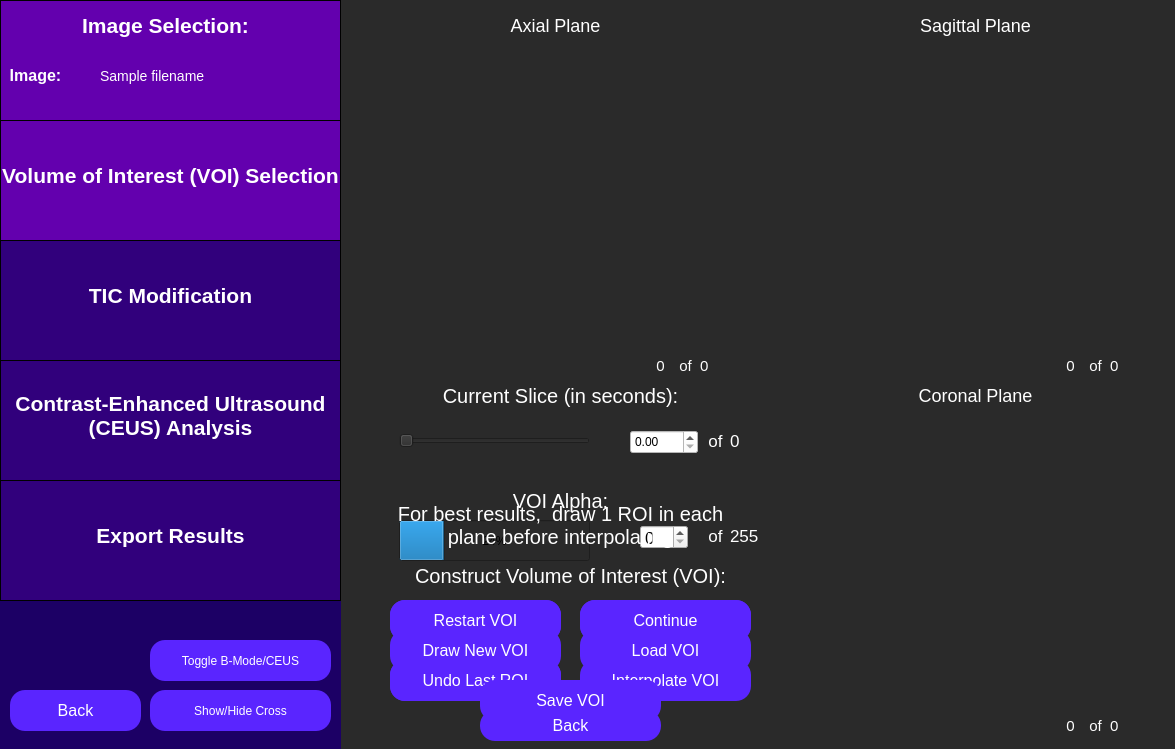
 <widget class="QWidget" name="constructVoi">
  <property name="geometry">
   <rect>
    <x>0</x>
    <y>0</y>
    <width>1175</width>
    <height>749</height>
   </rect>
  </property>
  <property name="windowTitle">
   <string>Select Volume of Interest</string>
  </property>
  <property name="styleSheet">
   <string notr="true">QWidget {
	background: rgb(42, 42, 42);
}</string>
  </property>
  <widget class="QLabel" name="constructVoiLabel">
   <property name="geometry">
    <rect>
     <x>390</x>
     <y>550</y>
     <width>361</width>
     <height>51</height>
    </rect>
   </property>
   <property name="styleSheet">
    <string notr="true">QLabel {
	font-size: 20px;
	color: rgb(255, 255, 255);
	background-color: rgba(255, 255, 255, 0);
}</string>
   </property>
   <property name="text">
    <string>Construct Volume of Interest (VOI):</string>
   </property>
   <property name="textFormat">
    <enum>Qt::AutoText</enum>
   </property>
   <property name="scaledContents">
    <bool>false</bool>
   </property>
   <property name="alignment">
    <set>Qt::AlignCenter</set>
   </property>
   <property name="wordWrap">
    <bool>true</bool>
   </property>
  </widget>
  <widget class="QPushButton" name="drawRoiButton">
   <property name="geometry">
    <rect>
     <x>390</x>
     <y>600</y>
     <width>171</width>
     <height>41</height>
    </rect>
   </property>
   <property name="styleSheet">
    <string notr="true">QPushButton {
	color: white;
	font-size: 16px;
	background: rgb(90, 37, 255);
	border-radius: 15px;
}
QPushButton:checked {
	color:white; 
	font-size: 16px;
	background: rgb(45, 0, 110);
	border-radius: 15px;
}
</string>
   </property>
   <property name="text">
    <string>Draw ROI</string>
   </property>
   <property name="checkable">
    <bool>true</bool>
   </property>
   <property name="checked">
    <bool>false</bool>
   </property>
  </widget>
  <widget class="QPushButton" name="undoLastPtButton">
   <property name="geometry">
    <rect>
     <x>580</x>
     <y>600</y>
     <width>171</width>
     <height>41</height>
    </rect>
   </property>
   <property name="styleSheet">
    <string notr="true">QPushButton {
	color: white;
	font-size: 16px;
	background: rgb(90, 37, 255);
	border-radius: 15px;
}</string>
   </property>
   <property name="text">
    <string>Undo Last Point</string>
   </property>
   <property name="checkable">
    <bool>false</bool>
   </property>
  </widget>
  <widget class="QPushButton" name="interpolateVoiButton">
   <property name="geometry">
    <rect>
     <x>580</x>
     <y>660</y>
     <width>171</width>
     <height>41</height>
    </rect>
   </property>
   <property name="styleSheet">
    <string notr="true">QPushButton {
	color: white;
	font-size: 16px;
	background: rgb(90, 37, 255);
	border-radius: 15px;
}</string>
   </property>
   <property name="text">
    <string>Interpolate VOI</string>
   </property>
   <property name="checkable">
    <bool>false</bool>
   </property>
  </widget>
  <widget class="QPushButton" name="closeRoiButton">
   <property name="geometry">
    <rect>
     <x>390</x>
     <y>660</y>
     <width>171</width>
     <height>41</height>
    </rect>
   </property>
   <property name="styleSheet">
    <string notr="true">QPushButton {
	color: white;
	font-size: 16px;
	background: rgb(90, 37, 255);
	border-radius: 15px;
}</string>
   </property>
   <property name="text">
    <string>Close ROI</string>
   </property>
   <property name="checkable">
    <bool>false</bool>
   </property>
  </widget>
  <widget class="QPushButton" name="redrawRoiButton">
   <property name="geometry">
    <rect>
     <x>390</x>
     <y>660</y>
     <width>171</width>
     <height>41</height>
    </rect>
   </property>
   <property name="styleSheet">
    <string notr="true">QPushButton {
	color: white;
	font-size: 16px;
	background: rgb(90, 37, 255);
	border-radius: 15px;
}</string>
   </property>
   <property name="text">
    <string>Undo Last ROI</string>
   </property>
   <property name="checkable">
    <bool>false</bool>
   </property>
  </widget>
  <widget class="QLabel" name="axialPlaneLabel">
   <property name="geometry">
    <rect>
     <x>420</x>
     <y>0</y>
     <width>271</width>
     <height>51</height>
    </rect>
   </property>
   <property name="styleSheet">
    <string notr="true">QLabel {
	font-size: 18px;
	color: rgb(255, 255, 255);
	background-color: rgba(255, 255, 255, 0);
}</string>
   </property>
   <property name="text">
    <string>Axial Plane</string>
   </property>
   <property name="alignment">
    <set>Qt::AlignCenter</set>
   </property>
   <property name="textInteractionFlags">
    <set>Qt::NoTextInteraction</set>
   </property>
  </widget>
  <widget class="QLabel" name="sagittalPlaneLabel">
   <property name="geometry">
    <rect>
     <x>840</x>
     <y>0</y>
     <width>271</width>
     <height>51</height>
    </rect>
   </property>
   <property name="styleSheet">
    <string notr="true">QLabel {
	font-size: 18px;
	color: rgb(255, 255, 255);
	background-color: rgba(255, 255, 255, 0);
}</string>
   </property>
   <property name="text">
    <string>Sagittal Plane</string>
   </property>
   <property name="alignment">
    <set>Qt::AlignCenter</set>
   </property>
   <property name="textInteractionFlags">
    <set>Qt::NoTextInteraction</set>
   </property>
  </widget>
  <widget class="QLabel" name="coronalPlaneLabel">
   <property name="geometry">
    <rect>
     <x>840</x>
     <y>370</y>
     <width>271</width>
     <height>51</height>
    </rect>
   </property>
   <property name="styleSheet">
    <string notr="true">QLabel {
	font-size: 18px;
	color: rgb(255, 255, 255);
	background-color: rgba(255, 255, 255, 0);
}</string>
   </property>
   <property name="text">
    <string>Coronal Plane</string>
   </property>
   <property name="alignment">
    <set>Qt::AlignCenter</set>
   </property>
   <property name="textInteractionFlags">
    <set>Qt::NoTextInteraction</set>
   </property>
  </widget>
  <widget class="QLabel" name="axialFrameNum">
   <property name="geometry">
    <rect>
     <x>640</x>
     <y>350</y>
     <width>41</width>
     <height>31</height>
    </rect>
   </property>
   <property name="styleSheet">
    <string notr="true">QLabel {
	font-size: 15px;
	color: rgb(255, 255, 255);
	background-color: rgba(255, 255, 255, 0);
}</string>
   </property>
   <property name="text">
    <string>0</string>
   </property>
   <property name="alignment">
    <set>Qt::AlignCenter</set>
   </property>
   <property name="textInteractionFlags">
    <set>Qt::NoTextInteraction</set>
   </property>
  </widget>
  <widget class="QLabel" name="axialTotalFrames">
   <property name="geometry">
    <rect>
     <x>700</x>
     <y>350</y>
     <width>61</width>
     <height>31</height>
    </rect>
   </property>
   <property name="styleSheet">
    <string notr="true">QLabel {
	font-size: 15px;
	color: rgb(255, 255, 255);
	background-color: rgba(255, 255, 255, 0);
}</string>
   </property>
   <property name="text">
    <string>0</string>
   </property>
   <property name="alignment">
    <set>Qt::AlignLeading|Qt::AlignLeft|Qt::AlignVCenter</set>
   </property>
   <property name="textInteractionFlags">
    <set>Qt::NoTextInteraction</set>
   </property>
  </widget>
  <widget class="QLabel" name="axialOfLabel">
   <property name="geometry">
    <rect>
     <x>665</x>
     <y>350</y>
     <width>41</width>
     <height>31</height>
    </rect>
   </property>
   <property name="styleSheet">
    <string notr="true">QLabel {
	font-size: 15px;
	color: rgb(255, 255, 255);
	background-color: rgba(255, 255, 255, 0);
}</string>
   </property>
   <property name="text">
    <string>of</string>
   </property>
   <property name="alignment">
    <set>Qt::AlignCenter</set>
   </property>
   <property name="textInteractionFlags">
    <set>Qt::NoTextInteraction</set>
   </property>
  </widget>
  <widget class="QLabel" name="sagittalFrameNum">
   <property name="geometry">
    <rect>
     <x>1050</x>
     <y>350</y>
     <width>41</width>
     <height>31</height>
    </rect>
   </property>
   <property name="styleSheet">
    <string notr="true">QLabel {
	font-size: 15px;
	color: rgb(255, 255, 255);
	background-color: rgba(255, 255, 255, 0);
}</string>
   </property>
   <property name="text">
    <string>0</string>
   </property>
   <property name="alignment">
    <set>Qt::AlignCenter</set>
   </property>
   <property name="textInteractionFlags">
    <set>Qt::NoTextInteraction</set>
   </property>
  </widget>
  <widget class="QLabel" name="sagittalOfLabel">
   <property name="geometry">
    <rect>
     <x>1075</x>
     <y>350</y>
     <width>41</width>
     <height>31</height>
    </rect>
   </property>
   <property name="styleSheet">
    <string notr="true">QLabel {
	font-size: 15px;
	color: rgb(255, 255, 255);
	background-color: rgba(255, 255, 255, 0);
}</string>
   </property>
   <property name="text">
    <string>of</string>
   </property>
   <property name="alignment">
    <set>Qt::AlignCenter</set>
   </property>
   <property name="textInteractionFlags">
    <set>Qt::NoTextInteraction</set>
   </property>
  </widget>
  <widget class="QLabel" name="sagittalTotalFrames">
   <property name="geometry">
    <rect>
     <x>1110</x>
     <y>350</y>
     <width>61</width>
     <height>31</height>
    </rect>
   </property>
   <property name="styleSheet">
    <string notr="true">QLabel {
	font-size: 15px;
	color: rgb(255, 255, 255);
	background-color: rgba(255, 255, 255, 0);
}</string>
   </property>
   <property name="text">
    <string>0</string>
   </property>
   <property name="alignment">
    <set>Qt::AlignLeading|Qt::AlignLeft|Qt::AlignVCenter</set>
   </property>
   <property name="textInteractionFlags">
    <set>Qt::NoTextInteraction</set>
   </property>
  </widget>
  <widget class="QLabel" name="coronalFrameNum">
   <property name="geometry">
    <rect>
     <x>1050</x>
     <y>710</y>
     <width>41</width>
     <height>31</height>
    </rect>
   </property>
   <property name="styleSheet">
    <string notr="true">QLabel {
	font-size: 15px;
	color: rgb(255, 255, 255);
	background-color: rgba(255, 255, 255, 0);
}</string>
   </property>
   <property name="text">
    <string>0</string>
   </property>
   <property name="alignment">
    <set>Qt::AlignCenter</set>
   </property>
   <property name="textInteractionFlags">
    <set>Qt::NoTextInteraction</set>
   </property>
  </widget>
  <widget class="QLabel" name="coronalOfLabel">
   <property name="geometry">
    <rect>
     <x>1075</x>
     <y>710</y>
     <width>41</width>
     <height>31</height>
    </rect>
   </property>
   <property name="styleSheet">
    <string notr="true">QLabel {
	font-size: 15px;
	color: rgb(255, 255, 255);
	background-color: rgba(255, 255, 255, 0);
}</string>
   </property>
   <property name="text">
    <string>of</string>
   </property>
   <property name="alignment">
    <set>Qt::AlignCenter</set>
   </property>
   <property name="textInteractionFlags">
    <set>Qt::NoTextInteraction</set>
   </property>
  </widget>
  <widget class="QLabel" name="coronalTotalFrames">
   <property name="geometry">
    <rect>
     <x>1110</x>
     <y>710</y>
     <width>61</width>
     <height>31</height>
    </rect>
   </property>
   <property name="styleSheet">
    <string notr="true">QLabel {
	font-size: 15px;
	color: rgb(255, 255, 255);
	background-color: rgba(255, 255, 255, 0);
}</string>
   </property>
   <property name="text">
    <string>0</string>
   </property>
   <property name="alignment">
    <set>Qt::AlignLeading|Qt::AlignLeft|Qt::AlignVCenter</set>
   </property>
   <property name="textInteractionFlags">
    <set>Qt::NoTextInteraction</set>
   </property>
  </widget>
  <widget class="QLabel" name="curSliceLabel">
   <property name="geometry">
    <rect>
     <x>380</x>
     <y>370</y>
     <width>361</width>
     <height>51</height>
    </rect>
   </property>
   <property name="styleSheet">
    <string notr="true">QLabel {
	font-size: 20px;
	color: rgb(255, 255, 255);
	background-color: rgba(255, 255, 255, 0);
}</string>
   </property>
   <property name="text">
    <string>Current Slice (in seconds):</string>
   </property>
   <property name="textFormat">
    <enum>Qt::AutoText</enum>
   </property>
   <property name="scaledContents">
    <bool>false</bool>
   </property>
   <property name="alignment">
    <set>Qt::AlignCenter</set>
   </property>
   <property name="wordWrap">
    <bool>true</bool>
   </property>
  </widget>
  <widget class="QSlider" name="curSliceSlider">
   <property name="geometry">
    <rect>
     <x>399</x>
     <y>420</y>
     <width>191</width>
     <height>41</height>
    </rect>
   </property>
   <property name="styleSheet">
    <string notr="true">QSlider {
	color: white;
}</string>
   </property>
   <property name="orientation">
    <enum>Qt::Horizontal</enum>
   </property>
  </widget>
  <widget class="QLabel" name="curSliceOfLabel">
   <property name="geometry">
    <rect>
     <x>695</x>
     <y>425</y>
     <width>41</width>
     <height>31</height>
    </rect>
   </property>
   <property name="styleSheet">
    <string notr="true">QLabel {
	font-size: 17px;
	color: rgb(255, 255, 255);
	background-color: rgba(255, 255, 255, 0);
}</string>
   </property>
   <property name="text">
    <string>of</string>
   </property>
   <property name="alignment">
    <set>Qt::AlignCenter</set>
   </property>
   <property name="textInteractionFlags">
    <set>Qt::NoTextInteraction</set>
   </property>
  </widget>
  <widget class="QLabel" name="curSliceTotal">
   <property name="geometry">
    <rect>
     <x>730</x>
     <y>425</y>
     <width>61</width>
     <height>31</height>
    </rect>
   </property>
   <property name="styleSheet">
    <string notr="true">QLabel {
	font-size: 17px;
	color: rgb(255, 255, 255);
	background-color: rgba(255, 255, 255, 0);
}</string>
   </property>
   <property name="text">
    <string>0</string>
   </property>
   <property name="alignment">
    <set>Qt::AlignLeading|Qt::AlignLeft|Qt::AlignVCenter</set>
   </property>
   <property name="textInteractionFlags">
    <set>Qt::NoTextInteraction</set>
   </property>
  </widget>
  <widget class="QLabel" name="voiAlphaLabel">
   <property name="geometry">
    <rect>
     <x>380</x>
     <y>475</y>
     <width>361</width>
     <height>51</height>
    </rect>
   </property>
   <property name="styleSheet">
    <string notr="true">QLabel {
	font-size: 20px;
	color: rgb(255, 255, 255);
	background-color: rgba(255, 255, 255, 0);
}</string>
   </property>
   <property name="text">
    <string>VOI Alpha:</string>
   </property>
   <property name="textFormat">
    <enum>Qt::AutoText</enum>
   </property>
   <property name="scaledContents">
    <bool>false</bool>
   </property>
   <property name="alignment">
    <set>Qt::AlignCenter</set>
   </property>
   <property name="wordWrap">
    <bool>true</bool>
   </property>
  </widget>
  <widget class="QSpinBox" name="voiAlphaSpinBox">
   <property name="geometry">
    <rect>
     <x>640</x>
     <y>525</y>
     <width>48</width>
     <height>24</height>
    </rect>
   </property>
   <property name="font">
    <font>
     <pointsize>13</pointsize>
    </font>
   </property>
   <property name="styleSheet">
    <string notr="true">QSpinBox{
	background-color: white,
}</string>
   </property>
  </widget>
  <widget class="QLabel" name="voiAlphaTotal">
   <property name="geometry">
    <rect>
     <x>730</x>
     <y>520</y>
     <width>61</width>
     <height>31</height>
    </rect>
   </property>
   <property name="styleSheet">
    <string notr="true">QLabel {
	font-size: 17px;
	color: rgb(255, 255, 255);
	background-color: rgba(255, 255, 255, 0);
}</string>
   </property>
   <property name="text">
    <string>255</string>
   </property>
   <property name="alignment">
    <set>Qt::AlignLeading|Qt::AlignLeft|Qt::AlignVCenter</set>
   </property>
   <property name="textInteractionFlags">
    <set>Qt::NoTextInteraction</set>
   </property>
  </widget>
  <widget class="QLabel" name="voiAlphaOfLabel">
   <property name="geometry">
    <rect>
     <x>695</x>
     <y>520</y>
     <width>41</width>
     <height>31</height>
    </rect>
   </property>
   <property name="styleSheet">
    <string notr="true">QLabel {
	font-size: 17px;
	color: rgb(255, 255, 255);
	background-color: rgba(255, 255, 255, 0);
}</string>
   </property>
   <property name="text">
    <string>of</string>
   </property>
   <property name="alignment">
    <set>Qt::AlignCenter</set>
   </property>
   <property name="textInteractionFlags">
    <set>Qt::NoTextInteraction</set>
   </property>
  </widget>
  <widget class="QWidget" name="sidebar" native="true">
   <property name="geometry">
    <rect>
     <x>0</x>
     <y>0</y>
     <width>341</width>
     <height>751</height>
    </rect>
   </property>
   <property name="toolTip">
    <string>&lt;html&gt;&lt;head/&gt;&lt;body&gt;&lt;p&gt;&lt;br/&gt;&lt;/p&gt;&lt;/body&gt;&lt;/html&gt;</string>
   </property>
   <property name="styleSheet">
    <string notr="true">QWidget {
	background-color: rgb(28, 0, 101);
}</string>
   </property>
   <widget class="QFrame" name="imageSelectionSidebar">
    <property name="geometry">
     <rect>
      <x>0</x>
      <y>0</y>
      <width>341</width>
      <height>121</height>
     </rect>
    </property>
    <property name="styleSheet">
     <string notr="true">QFrame {
	background-color: rgb(99, 0, 174);
	border: 1px solid black;
}</string>
    </property>
    <property name="frameShape">
     <enum>QFrame::StyledPanel</enum>
    </property>
    <property name="frameShadow">
     <enum>QFrame::Raised</enum>
    </property>
    <widget class="QLabel" name="imageSelectionLabelSidebar">
     <property name="geometry">
      <rect>
       <x>70</x>
       <y>0</y>
       <width>191</width>
       <height>51</height>
      </rect>
     </property>
     <property name="styleSheet">
      <string notr="true">QLabel {
	font-size: 21px;
	color: rgb(255, 255, 255);
	background-color: rgba(255, 255, 255, 0);
	border: 0px;
	font-weight: bold;
}</string>
     </property>
     <property name="text">
      <string>Image Selection:</string>
     </property>
     <property name="alignment">
      <set>Qt::AlignCenter</set>
     </property>
    </widget>
    <widget class="QLabel" name="imageLabel">
     <property name="geometry">
      <rect>
       <x>-60</x>
       <y>50</y>
       <width>191</width>
       <height>51</height>
      </rect>
     </property>
     <property name="styleSheet">
      <string notr="true">QLabel {
	font-size: 16px;
	color: rgb(255, 255, 255);
	background-color: rgba(255, 255, 255, 0);
	border: 0px;
	font-weight: bold;
}</string>
     </property>
     <property name="text">
      <string>Image:</string>
     </property>
     <property name="alignment">
      <set>Qt::AlignCenter</set>
     </property>
    </widget>
    <widget class="QLabel" name="imagePathInput">
     <property name="geometry">
      <rect>
       <x>100</x>
       <y>50</y>
       <width>241</width>
       <height>51</height>
      </rect>
     </property>
     <property name="styleSheet">
      <string notr="true">QLabel {
	font-size: 14px;
	color: rgb(255, 255, 255);
	background-color: rgba(255, 255, 255, 0);
	border: 0px;
}</string>
     </property>
     <property name="text">
      <string>Sample filename </string>
     </property>
     <property name="alignment">
      <set>Qt::AlignLeading|Qt::AlignLeft|Qt::AlignVCenter</set>
     </property>
    </widget>
   </widget>
   <widget class="QFrame" name="roiSidebar">
    <property name="geometry">
     <rect>
      <x>0</x>
      <y>120</y>
      <width>341</width>
      <height>121</height>
     </rect>
    </property>
    <property name="styleSheet">
     <string notr="true">QFrame {
	background-color: rgb(99, 0, 174);
	border: 1px solid black;
}</string>
    </property>
    <property name="frameShape">
     <enum>QFrame::StyledPanel</enum>
    </property>
    <property name="frameShadow">
     <enum>QFrame::Raised</enum>
    </property>
    <widget class="QLabel" name="roiSidebarLabel">
     <property name="geometry">
      <rect>
       <x>0</x>
       <y>30</y>
       <width>341</width>
       <height>51</height>
      </rect>
     </property>
     <property name="styleSheet">
      <string notr="true">QLabel {
	font-size: 21px;
	color: rgb(255, 255, 255);
	background-color: rgba(255, 255, 255, 0);
	border: 0px;
	font-weight: bold;
}</string>
     </property>
     <property name="text">
      <string>Volume of Interest (VOI) Selection</string>
     </property>
     <property name="alignment">
      <set>Qt::AlignCenter</set>
     </property>
    </widget>
   </widget>
   <widget class="QFrame" name="rfAnalysisSidebar">
    <property name="geometry">
     <rect>
      <x>0</x>
      <y>480</y>
      <width>341</width>
      <height>121</height>
     </rect>
    </property>
    <property name="styleSheet">
     <string notr="true">QFrame {
	background-color:  rgb(49, 0, 124);
	border: 1px solid black;
}</string>
    </property>
    <property name="frameShape">
     <enum>QFrame::StyledPanel</enum>
    </property>
    <property name="frameShadow">
     <enum>QFrame::Raised</enum>
    </property>
    <widget class="QLabel" name="rfAnalysisLabel">
     <property name="geometry">
      <rect>
       <x>0</x>
       <y>30</y>
       <width>341</width>
       <height>51</height>
      </rect>
     </property>
     <property name="styleSheet">
      <string notr="true">QLabel {
	font-size: 21px;
	color: rgb(255, 255, 255);
	background-color: rgba(255, 255, 255, 0);
	border: 0px;
	font-weight: bold;
}</string>
     </property>
     <property name="text">
      <string>Export Results</string>
     </property>
     <property name="alignment">
      <set>Qt::AlignCenter</set>
     </property>
    </widget>
   </widget>
   <widget class="QFrame" name="ticAnalysisSidebar">
    <property name="geometry">
     <rect>
      <x>0</x>
      <y>360</y>
      <width>341</width>
      <height>121</height>
     </rect>
    </property>
    <property name="styleSheet">
     <string notr="true">QFrame {
	background-color:  rgb(49, 0, 124);
	border: 1px solid black;
}</string>
    </property>
    <property name="frameShape">
     <enum>QFrame::StyledPanel</enum>
    </property>
    <property name="frameShadow">
     <enum>QFrame::Raised</enum>
    </property>
    <widget class="QLabel" name="ticAnalysisLabel">
     <property name="geometry">
      <rect>
       <x>0</x>
       <y>30</y>
       <width>341</width>
       <height>51</height>
      </rect>
     </property>
     <property name="styleSheet">
      <string notr="true">QLabel {
	font-size: 21px;
	color: rgb(255, 255, 255);
	background-color: rgba(255, 255, 255, 0);
	border: 0px;
	font-weight: bold;
}</string>
     </property>
     <property name="text">
      <string>Contrast-Enhanced Ultrasound
(CEUS) Analysis</string>
     </property>
     <property name="alignment">
      <set>Qt::AlignCenter</set>
     </property>
    </widget>
   </widget>
   <widget class="QPushButton" name="showHideCrossButton">
    <property name="geometry">
     <rect>
      <x>150</x>
      <y>690</y>
      <width>181</width>
      <height>41</height>
     </rect>
    </property>
    <property name="styleSheet">
     <string notr="true">QPushButton {
	color: white;
	font-size: 12px;
	background: rgb(90, 37, 255);
	border-radius: 15px;
}
QPushButton:checked {
	color:white; 
	font-size: 12px;
	background: rgb(45, 0, 110);
	border-radius: 15px;
}</string>
    </property>
    <property name="text">
     <string>Show/Hide Cross</string>
    </property>
   </widget>
  </widget>
  <widget class="QFrame" name="analysisParamsSidebar">
   <property name="geometry">
    <rect>
     <x>0</x>
     <y>240</y>
     <width>341</width>
     <height>121</height>
    </rect>
   </property>
   <property name="styleSheet">
    <string notr="true">QFrame {
	background-color: rgb(49, 0, 124);
	border: 1px solid black;
}</string>
   </property>
   <property name="frameShape">
    <enum>QFrame::StyledPanel</enum>
   </property>
   <property name="frameShadow">
    <enum>QFrame::Raised</enum>
   </property>
   <widget class="QLabel" name="analysisParamsLabel">
    <property name="geometry">
     <rect>
      <x>0</x>
      <y>30</y>
      <width>341</width>
      <height>51</height>
     </rect>
    </property>
    <property name="styleSheet">
     <string notr="true">QLabel {
	font-size: 21px;
	color: rgb(255, 255, 255);
	background-color: rgba(255, 255, 255, 0);
	border: 0px;
	font-weight:bold;
}</string>
    </property>
    <property name="text">
     <string>TIC Modification</string>
    </property>
    <property name="alignment">
     <set>Qt::AlignCenter</set>
    </property>
   </widget>
  </widget>
  <widget class="QLabel" name="axialPlane">
   <property name="geometry">
    <rect>
     <x>400</x>
     <y>40</y>
     <width>321</width>
     <height>301</height>
    </rect>
   </property>
   <property name="text">
    <string/>
   </property>
  </widget>
  <widget class="QLabel" name="maskLayerAx">
   <property name="geometry">
    <rect>
     <x>400</x>
     <y>40</y>
     <width>321</width>
     <height>301</height>
    </rect>
   </property>
   <property name="styleSheet">
    <string notr="true">QLabel {
	background-color: transparent;
}</string>
   </property>
   <property name="text">
    <string/>
   </property>
  </widget>
  <widget class="QLabel" name="sagPlane">
   <property name="geometry">
    <rect>
     <x>810</x>
     <y>40</y>
     <width>321</width>
     <height>301</height>
    </rect>
   </property>
   <property name="text">
    <string/>
   </property>
  </widget>
  <widget class="QLabel" name="corPlane">
   <property name="geometry">
    <rect>
     <x>810</x>
     <y>410</y>
     <width>321</width>
     <height>301</height>
    </rect>
   </property>
   <property name="text">
    <string/>
   </property>
  </widget>
  <widget class="QLabel" name="axCoverLabel">
   <property name="geometry">
    <rect>
     <x>400</x>
     <y>40</y>
     <width>321</width>
     <height>301</height>
    </rect>
   </property>
   <property name="styleSheet">
    <string notr="true">QLabel {
	background-color: transparent;
}</string>
   </property>
   <property name="text">
    <string/>
   </property>
  </widget>
  <widget class="QLabel" name="maskLayerSag">
   <property name="geometry">
    <rect>
     <x>810</x>
     <y>40</y>
     <width>321</width>
     <height>301</height>
    </rect>
   </property>
   <property name="styleSheet">
    <string notr="true">QLabel {
	background-color: transparent;
}</string>
   </property>
   <property name="text">
    <string/>
   </property>
  </widget>
  <widget class="QLabel" name="maskLayerCor">
   <property name="geometry">
    <rect>
     <x>810</x>
     <y>410</y>
     <width>321</width>
     <height>301</height>
    </rect>
   </property>
   <property name="styleSheet">
    <string notr="true">QLabel {
	background-color: transparent;
}</string>
   </property>
   <property name="text">
    <string/>
   </property>
  </widget>
  <widget class="QLabel" name="sagCoverLabel">
   <property name="geometry">
    <rect>
     <x>810</x>
     <y>40</y>
     <width>321</width>
     <height>301</height>
    </rect>
   </property>
   <property name="styleSheet">
    <string notr="true">QLabel {
	background-color: transparent;
}</string>
   </property>
   <property name="text">
    <string/>
   </property>
  </widget>
  <widget class="QLabel" name="corCoverLabel">
   <property name="geometry">
    <rect>
     <x>810</x>
     <y>410</y>
     <width>321</width>
     <height>301</height>
    </rect>
   </property>
   <property name="styleSheet">
    <string notr="true">QLabel {
	background-color: transparent;
}</string>
   </property>
   <property name="text">
    <string/>
   </property>
  </widget>
  <widget class="QProgressBar" name="voiAlphaStatus">
   <property name="geometry">
    <rect>
     <x>399</x>
     <y>520</y>
     <width>191</width>
     <height>41</height>
    </rect>
   </property>
   <property name="value">
    <number>24</number>
   </property>
  </widget>
  <widget class="QPushButton" name="continueButton">
   <property name="geometry">
    <rect>
     <x>580</x>
     <y>600</y>
     <width>171</width>
     <height>41</height>
    </rect>
   </property>
   <property name="styleSheet">
    <string notr="true">QPushButton {
	color: white;
	font-size: 16px;
	background: rgb(90, 37, 255);
	border-radius: 15px;
}</string>
   </property>
   <property name="text">
    <string>Continue</string>
   </property>
   <property name="checkable">
    <bool>false</bool>
   </property>
  </widget>
  <widget class="QPushButton" name="backButton">
   <property name="geometry">
    <rect>
     <x>10</x>
     <y>690</y>
     <width>131</width>
     <height>41</height>
    </rect>
   </property>
   <property name="styleSheet">
    <string notr="true">QPushButton {
	color: white;
	font-size: 16px;
	background: rgb(90, 37, 255);
	border-radius: 15px;
}</string>
   </property>
   <property name="text">
    <string>Back</string>
   </property>
  </widget>
  <widget class="QPushButton" name="restartVoiButton">
   <property name="geometry">
    <rect>
     <x>390</x>
     <y>600</y>
     <width>171</width>
     <height>41</height>
    </rect>
   </property>
   <property name="styleSheet">
    <string notr="true">QPushButton {
	color: white;
	font-size: 16px;
	background: rgb(90, 37, 255);
	border-radius: 15px;
}</string>
   </property>
   <property name="text">
    <string>Restart VOI</string>
   </property>
   <property name="checkable">
    <bool>false</bool>
   </property>
  </widget>
  <widget class="QDoubleSpinBox" name="curSliceSpinBox">
   <property name="geometry">
    <rect>
     <x>630</x>
     <y>430</y>
     <width>68</width>
     <height>24</height>
    </rect>
   </property>
   <property name="styleSheet">
    <string notr="true">QDoubleSpinBox {
	background: white;
	color: black;
}</string>
   </property>
  </widget>
  <widget class="QLabel" name="voiAdviceLabel">
   <property name="geometry">
    <rect>
     <x>380</x>
     <y>500</y>
     <width>361</width>
     <height>51</height>
    </rect>
   </property>
   <property name="styleSheet">
    <string notr="true">QLabel {
	font-size: 20px;
	color: rgb(255, 255, 255);
	background-color: rgba(255, 255, 255, 0);
}</string>
   </property>
   <property name="text">
    <string>For best results,  draw 1 ROI in each plane before interpolating</string>
   </property>
   <property name="textFormat">
    <enum>Qt::AutoText</enum>
   </property>
   <property name="scaledContents">
    <bool>false</bool>
   </property>
   <property name="alignment">
    <set>Qt::AlignCenter</set>
   </property>
   <property name="wordWrap">
    <bool>true</bool>
   </property>
  </widget>
  <widget class="QPushButton" name="saveVoiButton">
   <property name="geometry">
    <rect>
     <x>480</x>
     <y>680</y>
     <width>181</width>
     <height>41</height>
    </rect>
   </property>
   <property name="styleSheet">
    <string notr="true">QPushButton {
	color: white;
	font-size: 16px;
	background: rgb(90, 37, 255);
	border-radius: 15px;
}</string>
   </property>
   <property name="text">
    <string>Save VOI</string>
   </property>
   <property name="checkable">
    <bool>false</bool>
   </property>
  </widget>
  <widget class="QPushButton" name="drawNewVoiButton">
   <property name="geometry">
    <rect>
     <x>390</x>
     <y>630</y>
     <width>171</width>
     <height>41</height>
    </rect>
   </property>
   <property name="styleSheet">
    <string notr="true">QPushButton {
	color: white;
	font-size: 16px;
	background: rgb(90, 37, 255);
	border-radius: 15px;
}</string>
   </property>
   <property name="text">
    <string>Draw New VOI</string>
   </property>
   <property name="checkable">
    <bool>false</bool>
   </property>
  </widget>
  <widget class="QPushButton" name="loadVoiButton">
   <property name="geometry">
    <rect>
     <x>580</x>
     <y>630</y>
     <width>171</width>
     <height>41</height>
    </rect>
   </property>
   <property name="styleSheet">
    <string notr="true">QPushButton {
	color: white;
	font-size: 16px;
	background: rgb(90, 37, 255);
	border-radius: 15px;
}</string>
   </property>
   <property name="text">
    <string>Load VOI</string>
   </property>
   <property name="checkable">
    <bool>false</bool>
   </property>
  </widget>
  <widget class="QPushButton" name="newVoiBackButton">
   <property name="geometry">
    <rect>
     <x>480</x>
     <y>710</y>
     <width>181</width>
     <height>31</height>
    </rect>
   </property>
   <property name="styleSheet">
    <string notr="true">QPushButton {
	color: white;
	font-size: 16px;
	background: rgb(90, 37, 255);
	border-radius: 15px;
}</string>
   </property>
   <property name="text">
    <string>Back</string>
   </property>
   <property name="checkable">
    <bool>false</bool>
   </property>
  </widget>
  <widget class="QPushButton" name="toggleButton">
   <property name="geometry">
    <rect>
     <x>150</x>
     <y>640</y>
     <width>181</width>
     <height>41</height>
    </rect>
   </property>
   <property name="styleSheet">
    <string notr="true">QPushButton {
	color: white;
	font-size: 12px;
	background: rgb(90, 37, 255);
	border-radius: 15px;
}
QPushButton:checked {
	color:white; 
	font-size: 12px;
	background: rgb(45, 0, 110);
	border-radius: 15px;
}</string>
   </property>
   <property name="text">
    <string>Toggle B-Mode/CEUS</string>
   </property>
   <property name="checkable">
    <bool>true</bool>
   </property>
  </widget>
 </widget>
